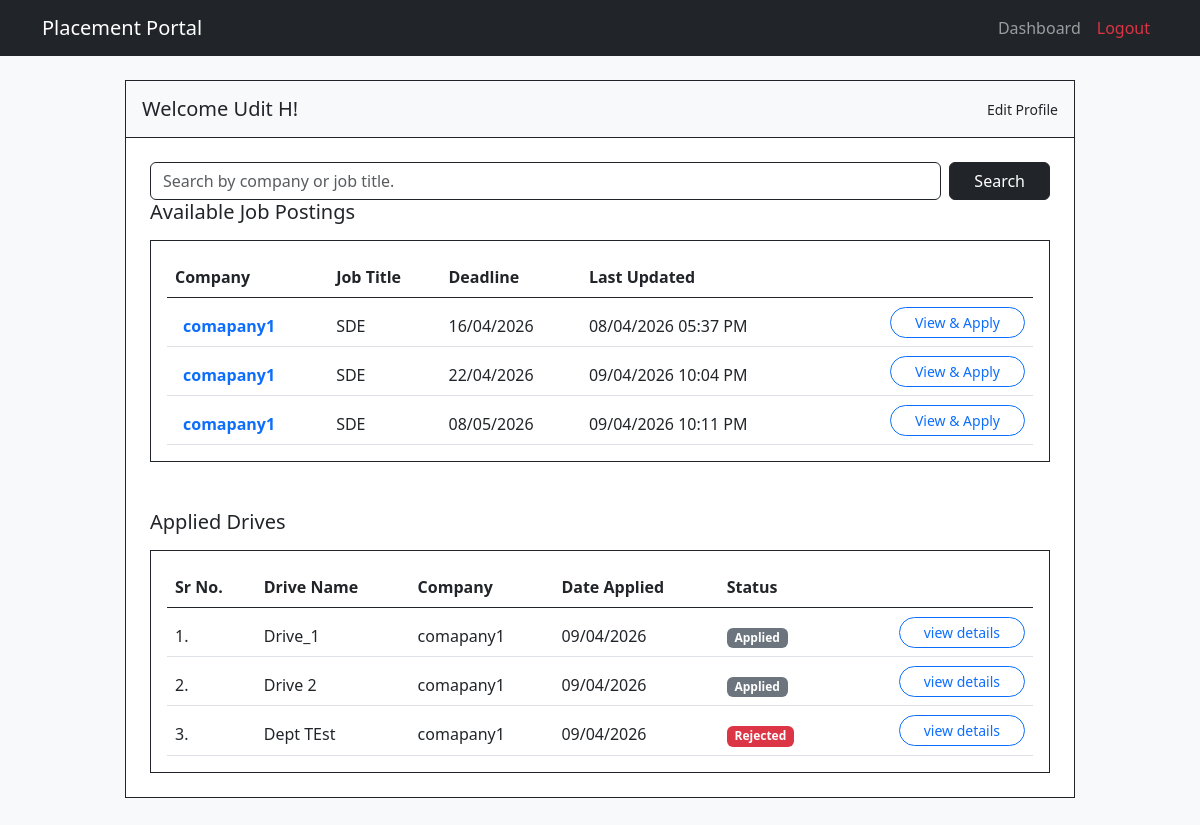
Screenshot of /student/dashboard (signed in) with the database file from the repository.
### models.py (models this page shows, shortened)
class Student(db.Model, UserMixin):
    __tablename__ = 'student'
    roll_no = db.Column(db.String(50), primary_key=True)
    name = db.Column(db.String(255), nullable=False)
    email = db.Column(db.String(100), unique=True, nullable=False)
    password_hash = db.Column(db.String(255), nullable=False)
    phone_no = db.Column(db.String(15), nullable=False)
    gender = db.Column(db.String(10), nullable=False)
    dob = db.Column(db.Date, nullable=False)
    location = db.Column(db.String(255))
    dept_id = db.Column(db.String(10), db.ForeignKey('departments.dept_id'), nullable=False)
    graduation_year = db.Column(db.Integer, nullable=False)
    cgpa = db.Column(db.Numeric(4, 2), nullable=False)
    has_backlogs = db.Column(db.Boolean, nullable=False, default=False)
    approval_status = db.Column(db.String(50), nullable=False, default='pending') #'Pending', 'Approved', 'Rejected'
    is_blacklisted = db.Column(db.Boolean, default=False)
    skills = db.relationship('Skills', backref='student', uselist=False)
    applications = db.relationship('Application', backref='student')
    def get_id(self):
        return f"student_{self.roll_no}"

class PlacementDrive(db.Model):
    __tablename__ = 'placement_drive'
    id = db.Column(db.Integer, primary_key=True, autoincrement=True)
    name = db.Column(db.String(255), nullable=False)
    comp_id = db.Column(db.Integer, db.ForeignKey('company.company_id'), nullable=False)
    job_title = db.Column(db.String(255), nullable=False)
    job_desc = db.Column(db.String(255), nullable=False)
    min_cgpa = db.Column(db.Numeric(4, 2))
    eligible_grad_yr = db.Column(db.Integer)
    salary = db.Column(db.Integer)
    location = db.Column(db.String(255))
    deadline = db.Column(db.DateTime, nullable=False)
    status = db.Column(db.String(50), nullable=False, default='Pending') #Pending/Approved/Rejected/Closed
    remarks = db.Column(db.String(255))
    created_at = db.Column(db.DateTime, nullable=False, default=datetime.now)
    updated_at = db.Column(db.DateTime, default=datetime.now, onupdate=datetime.now)
    applications = db.relationship('Application', backref='drive')
    eligible_departments = db.relationship('EligibleDepartments', backref='placement_drive', cascade='all, delete-orphan')

class Company(db.Model, UserMixin):
    __tablename__ = 'company'
    company_id = db.Column(db.Integer, primary_key=True, autoincrement=True)
    email = db.Column(db.String(100), unique=True, nullable=False)
    password_hash = db.Column(db.String(255), nullable=False)
    company_name = db.Column(db.String(255), nullable=False)
    hr_name = db.Column(db.String(255), nullable=False)
    hr_email = db.Column(db.String(255), nullable=False)
    hr_phone = db.Column(db.String(15), nullable=False)
    company_desc = db.Column(db.String(255), nullable=False)
    website = db.Column(db.String(255), unique=True, nullable=False)
    is_active = db.Column(db.Boolean, nullable=False, default=True)
    is_blacklisted = db.Column(db.Boolean, default=False)
    approval_status = db.Column(db.String(50), nullable=False, default='pending') #'pending' 'approved' 'rejected' 'blacklisted'
    placement_drives = db.relationship('PlacementDrive', backref='company')

class Application(db.Model):
    __tablename__ = 'application'
    id = db.Column(db.Integer, primary_key=True, autoincrement=True)
    student_roll = db.Column(db.String(50), db.ForeignKey('student.roll_no'), nullable=False)
    drive_id = db.Column(db.Integer, db.ForeignKey('placement_drive.id'), nullable=False)
    application_status = db.Column(db.String(20), default='applied')
    applied_on = db.Column(db.DateTime, default=datetime.now)
    updated_at = db.Column(db.DateTime, default=datetime.now, onupdate=datetime.now)
    remarks = db.Column(db.String(255))
    __table_args__ = (
        db.UniqueConstraint('student_roll', 'drive_id', name='unique_student_drive'),
    )

### app.py (the view, shortened to what this page needs)
@app.route('/student/dashboard')
@login_required
def student_dashboard():
    if not current_user.is_authenticated or not current_user.get_id().startswith('student_'):
        return "Unauthorized Access : Not a Student ", 403
    if current_user.approval_status == 'pending':
        logout_user()
        flash('Your account has not yet been approved by the admin.', 'warning')
        return redirect(url_for('login'))
    if current_user.approval_status == 'rejected':
        logout_user()
        flash('Your account has been rejected by the admin.', 'warning')
        return redirect(url_for('login'))
    if current_user.is_blacklisted:
        logout_user()
        flash('Your account has been rejected by the admin.', 'warning')
        return redirect(url_for('login'))
    companies = Company.query.filter_by(approval_status='approved').all()
    applications = Application.query.filter_by(student_roll=current_user.roll_no).all()
    search_query = request.args.get('q', '').strip()
    query = PlacementDrive.query.join(Company, PlacementDrive.comp_id == Company.company_id).filter(
        Company.approval_status == 'approved',
        PlacementDrive.status.in_(['approved', 'Approved', 'Active'])
    )
    query = query.join(
        EligibleDepartments,
        EligibleDepartments.drive_id == PlacementDrive.id
    ).filter(
        EligibleDepartments.dept_id == current_user.dept_id
    )
    available_drives = query.order_by(PlacementDrive.deadline.asc()).all()
    return render_template(
        'student_dashboard.html',
        companies=companies,
        applications=applications,
        available_drives=available_drives,
        search_results_count=len(available_drives),
        search_query=search_query
    )

### app.py (called while the page is built)
@login_manager.user_loader #Run this fn everytime the user clicks a new page
def load_user(user_id):
    try:
        role, uid = user_id.split('_', 1)
        if role == 'admin':
            return db.session.get(Admin, int(uid))
        elif role == 'student':
            return db.session.get(Student, uid)
        elif role == 'company':
            return db.session.get(Company, int(uid))
    except Exception as e:
        return None
    return None

### templates/student_dashboard.html (shortened to what this page needs)
{% extends "base.html" %}
{% block content %}
<div class="row justify-content-center mt-4 mb-5">
    <div class="col-lg-10 border border-dark p-0 bg-white">
        <div class="d-flex justify-content-between align-items-center p-3 border-bottom border-dark bg-light">
            <h5 class="mb-0">Welcome {{ current_user.name }}!</h5>
            <div class="small">
                <a href="{{ url_for('student_profile') }}" class="text-decoration-none text-dark">Edit Profile</a>
            </div>
        </div>
        <div class="p-4">
            <form method="GET" action="{{ url_for('student_dashboard') }}" class="d-flex gap-2">
                <input type="text" name="q" class="form-control border-dark"
                    placeholder="Search by company or job title." value="{{ search_query }}">
                <button type="submit" class="btn btn-dark px-4">Search</button>
            </form>
            <h5 class="mb-3">Available Job Postings</h5>
            <div class="border border-dark p-3 mb-5">
                <table class="table table-borderless table-hover mb-0">
                    <thead class="border-bottom border-dark">
                        <tr>
                            <th class="fw-bold pb-2">Company</th>
                            <th class="fw-bold pb-2">Job Title</th>
                            <th class="fw-bold pb-2">Deadline</th>
                            <th class="fw-bold pb-2">Last Updated</th>
                            <th></th>
                        </tr>
                    </thead>
                    <tbody>
                        {% for drive in available_drives %}
                        <tr class="border-bottom align-middle">
                            <td class="pt-3 ps-3 fw-bold">
                                <a href="{{ url_for('student_company', company_id=drive.company.company_id) }}"
                                    class="text-decoration-none text-primary">
                                    {{ drive.company.company_name }}
                                </a>
                            </td>
                            <td class="pt-3">{{ drive.job_title }}</td>
                            <td class="pt-3">{{ drive.deadline.strftime('%d/%m/%Y') }}</td>
                            <td class="pt-3">{{ drive.updated_at.strftime('%d/%m/%Y %I:%M %p') if drive.updated_at else 'N/A' }}</td>
                            <td class="text-end pt-2 pb-2">
                                <a href="{{ url_for('student_drive_details', drive_id=drive.id) }}"
                                    class="btn btn-sm btn-outline-primary rounded-pill px-4">View & Apply</a>
                            </td>
                        </tr>
                        {% endfor %}
                    </tbody>
                </table>
            </div>
            <h5 class="mb-3">Applied Drives</h5>
            <div class="border border-dark p-3">
                <table class="table table-borderless table-hover mb-0">
                    <thead class="border-bottom border-dark">
                        <tr>
                            <th class="fw-bold pb-2">Sr No.</th>
                            <th class="fw-bold pb-2">Drive Name</th>
                            <th class="fw-bold pb-2">Company</th>
                            <th class="fw-bold pb-2">Date Applied</th>
                            <th class="fw-bold pb-2">Status</th>
                            <th></th>
                        </tr>
                    </thead>
                    <tbody>
                        {% for app in applications %}
                        <tr class="border-bottom align-middle">
                            <td class="pt-3">{{ loop.index }}.</td>
                            <td class="pt-3">{{ app.drive.name }}</td>
                            <td class="pt-3">{{ app.drive.company.company_name }}</td>
                            <td class="pt-3">{{ app.applied_on.strftime('%d/%m/%Y') }}</td>
                            <td class="pt-3">
                                {% if app.application_status == 'applied' %}
                                <span class="badge bg-secondary">Applied</span>
                                {% elif app.application_status == 'shortlisted' %}
                                <span class="badge bg-info text-dark">Shortlisted</span>
                                {% elif app.application_status == 'selected' %}
                                <span class="badge bg-success">Selected</span>
                                {% elif app.application_status == 'rejected' %}
                                <span class="badge bg-danger">Rejected</span>
                                {% else %}
                                <span class="badge bg-light text-dark">{{ app.application_status }}</span>
                                {% endif %}
                            </td>
                            <td class="text-end pt-2 pb-2">
                                <a href="{{ url_for('student_drive_details', drive_id=app.drive_id) }}"
                                    class="btn btn-sm btn-outline-primary rounded-pill px-4">view details</a>
                            </td>
                        </tr>
                        {% else %}
                        <tr>
                            <td colspan="6" class="text-center text-muted pt-4 pb-2">
                                You have not applied to any drives yet. Browse organizations above to get started!
                            </td>
                        </tr>
                        {% endfor %}
                    </tbody>
                </table>
            </div>
        </div>
    </div>
</div>
{% endblock %}

### templates/base.html (style rules this page uses)
body { background-color: #f8f9fa; }

### rows the page displays
Student: name "Udit H"
PlacementDrive: company.company_name "comapany1", job_title "SDE", deadline "16/04/2026", updated_at "08/04/2026 05:37 PM"
PlacementDrive: company.company_name "comapany1", job_title "SDE", deadline "22/04/2026", updated_at "09/04/2026 10:04 PM"
PlacementDrive: company.company_name "comapany1", job_title "SDE", deadline "08/05/2026", updated_at "09/04/2026 10:11 PM"
Application: drive.name "Drive_1", drive.company.company_name "comapany1", applied_on "09/04/2026", application_status "Applied"
Application: drive.name "Drive 2", drive.company.company_name "comapany1", applied_on "09/04/2026", application_status "Applied"
Application: drive.name "Dept TEst", drive.company.company_name "comapany1", applied_on "09/04/2026", application_status "Rejected"
